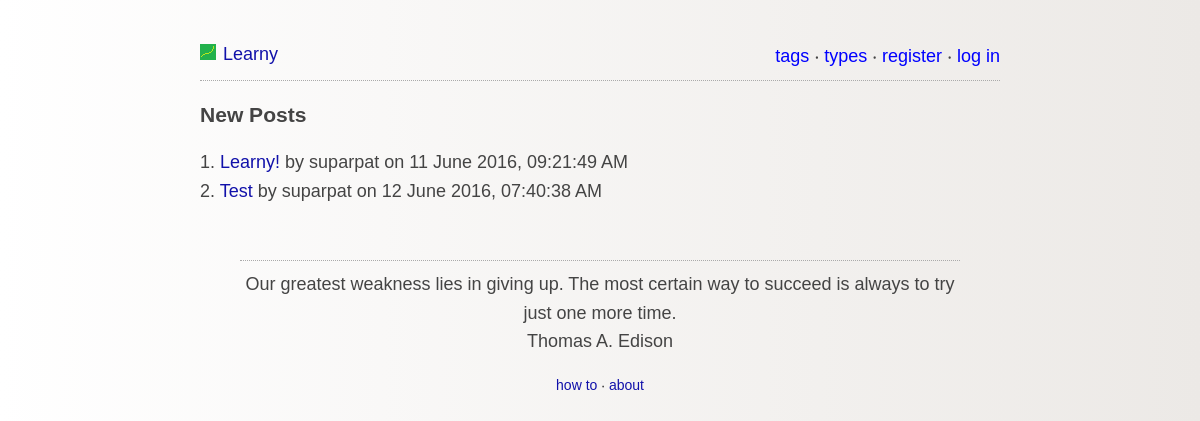
The page / on the database its author committed.
### tables this page shows
CREATE TABLE IF NOT EXISTS `posts` (
  `id` int(11) NOT NULL AUTO_INCREMENT,
  `subject` varchar(300) NOT NULL,
  `content` text NOT NULL,
  `uid` int(11) NOT NULL,
  `created_at` timestamp NOT NULL DEFAULT CURRENT_TIMESTAMP,
  `updated_at` timestamp NULL DEFAULT CURRENT_TIMESTAMP ON UPDATE CURRENT_TIMESTAMP,
  PRIMARY KEY (`id`),
  KEY `author` (`uid`)
);

CREATE TABLE IF NOT EXISTS `users` (
  `uid` int(11) NOT NULL AUTO_INCREMENT,
  `username` varchar(25) NOT NULL,
  `password` varchar(255) NOT NULL,
  `email` varchar(100) NOT NULL,
  `created_at` timestamp NOT NULL DEFAULT CURRENT_TIMESTAMP,
  PRIMARY KEY (`uid`),
  UNIQUE KEY `username` (`username`),
  UNIQUE KEY `email` (`email`)
);

### lib/postClass.php (called while the page is built, shortened)
<?php
	class postClass{
		public function fetchPosts($limit, $page){
			try{
				$db = getDB();
				$stmt = $db->prepare("SELECT id, subject, posts.uid, username, posts.created_at FROM posts INNER JOIN users ON posts.uid=users.uid ORDER BY updated_at DESC LIMIT :limit OFFSET :offset");
				$stmt->bindParam("limit", $limit,PDO::PARAM_INT);
				$offset = ($page-1)*$limit;
				$stmt->bindParam("offset", $offset,PDO::PARAM_INT);
				$stmt->execute();
				$data = $stmt->fetchAll(PDO::FETCH_OBJ);
				return $data;
			}
			catch(PDOException $e) {
				echo '{"error":{"text":'. $e->getMessage() .'}}';
			}
		}
	}
?>

### partials/browse.php (the view, shortened to what this page needs)
<?php
	require('lib/postClass.php');
	$postClass = new postClass();
	$postsPerPage = 15;
	$posts = $postClass->fetchPosts($postsPerPage, $page);
?>
	<body>
		<div id="content">
			<header>
				<h3>New Posts</h3>
			</header>
			<?php
				foreach ($posts as $key=>$post){
					echo ($page-1)*$postsPerPage+($key+1) . ". <a href=post.php?id=$post->id>".htmlspecialchars($post->subject, ENT_QUOTES, 'UTF-8')."</a> by $post->username on ".date('j F Y\, h:i:s A', strtotime($post->created_at))."<br>";
				}
			?>
		</div>
	</body>

### css/style.css (style rules this page uses)
body { background: #ECE9E6; background: -webkit-linear-gradient(to left, #ECE9E6 , #FFFFFF); background: linear-gradient(to left, #ECE9E6 , #FFFFFF); margin:40px auto; max-width:800px; line-height:1.6; font-size:18px; font-family: helvetica, sans-serif; color:#444; padding:0 10px; }
h1,h2,h3,h4 { line-height:1.2; }
a { text-decoration:none; color:#11a; }

### rows shown on the page
posts: key "1", subject "Learny!", uid.username "suparpat", created_at "11 June 2016, 09:21:49 AM"
posts: key "2", subject "Test", uid.username "suparpat", created_at "12 June 2016, 07:40:38 AM"

### other values the page prints
$quote "Our greatest weakness lies in giving up. The most certain way to succeed is always to try just one more time."
$quote_author "Thomas A. Edison"
